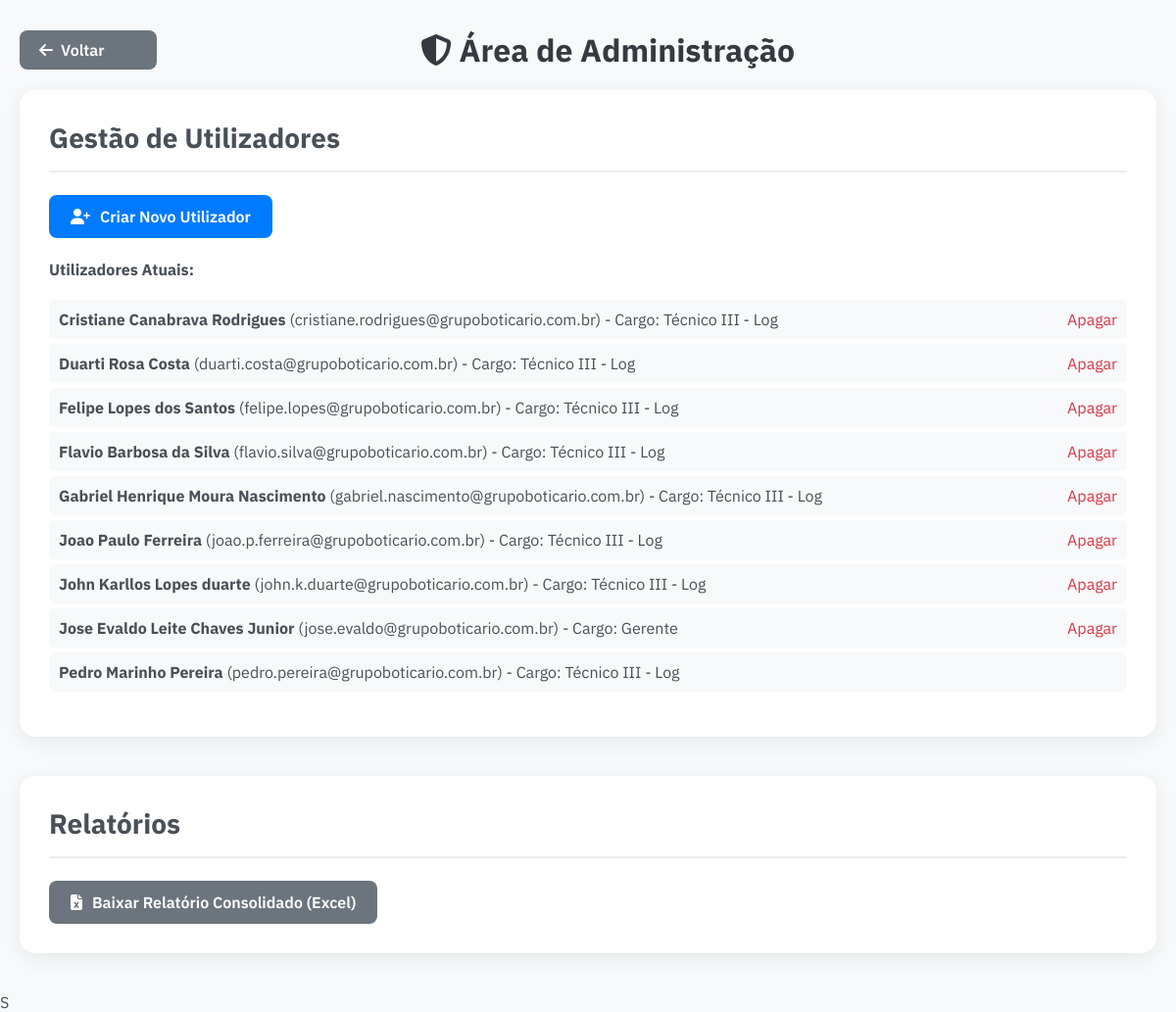
/dev (signed in), run on the app's committed database.
### app.py (models this page shows)
class User(UserMixin, db.Model):
    __tablename__ = 'users'
    id = db.Column(db.Integer, primary_key=True)
    nome = db.Column(db.String(150), nullable=False)
    email = db.Column(db.String(150), unique=True, nullable=False)
    cargo = db.Column(db.String(100))
    password = db.Column(db.String(255), nullable=False)
    force_password_reset = db.Column(db.Boolean, default=False)

### app.py (the view)
@app.route('/dev')
@login_required
@admin_required
def dev_dashboard():
    all_users = User.query.order_by(User.nome).all()
    return render_template('dev_dashboard.html', users=all_users)

### app.py (called while the page is built)
def admin_required(f):
    @wraps(f)
    def decorated_function(*args, **kwargs):
        if not current_user.is_authenticated or current_user.email != 'pedro.pereira@grupoboticario.com.br': # <--- LINHA ALTERADA
            flash("Acesso não autorizado a esta área.", "danger")
            return redirect(url_for('home'))
        return f(*args, **kwargs)
    return decorated_function

@login_manager.user_loader
def load_user(user_id):
    return User.query.get(int(user_id))

### templates/dev_dashboard.html (shortened to what this page needs)
<!DOCTYPE html>
<html lang="pt-BR">
<head>
    <link rel="stylesheet" href="{{ url_for('static', filename='css/style.css') }}">
</head>
<body>
    <div class="container">
        <div class="header-com-voltar">
            <a href="{{ url_for('dashboard_setores') }}" class="back-btn">
                <i class="fa-solid fa-arrow-left"></i> Voltar
            </a>
            <h1><i class="fa-solid fa-shield-halved"></i> Área de Administração</h1>
        </div>
        <div class="turno-section">
            <h2>Gestão de Utilizadores</h2>
            <div style="margin-bottom: 20px;">
                <a href="{{ url_for('dev_create_user') }}" class="btn-detalhamento" style="background-color: #007bff;"><i class="fa-solid fa-user-plus"></i> Criar Novo Utilizador</a>
            </div>
            <h4>Utilizadores Atuais:</h4>
            <ul style="list-style: none; padding: 0;">
                {% for user in users %}
                <li style="background: #f8f9fa; padding: 10px; border-radius: 5px; margin-bottom: 5px; display: flex; justify-content: space-between; align-items: center;">
                    <span><strong>{{ user.nome }}</strong> ({{ user.email }}) - Cargo: {{ user.cargo }}</span>
                    {% if user.id != current_user.id %}
                    <a href="{{ url_for('dev_delete_user', user_id=user.id) }}" onclick="return confirm('Tem a certeza que quer apagar este utilizador?')" style="color: #dc3545; text-decoration: none;">Apagar</a>
                    {% endif %}
                </li>
                {% endfor %}
            </ul>
        </div>
        <div class="turno-section">
            <h2>Relatórios</h2>
            <a href="{{ url_for('download_consolidado') }}" class="btn-detalhamento"><i class="fa-solid fa-file-excel"></i> Baixar Relatório Consolidado (Excel)</a>
        </div>
    </div>
</body>
</html>S

### static/css/style.css (style rules this page uses)
:root { --primary-color: #011E38; --success-color: #28a745; --warning-color: #ffc107; --danger-color: #dc3545; --light-gray: #f8f9fa; --dark-gray: #343a40; --text-color: #495057; }
body { font-family: 'IBM Plex Sans', sans-serif; background-color: var(--light-gray); color: var(--text-color); margin: 0; }
.container { max-width: 1200px; margin: 30px auto; padding: 0 20px; }
h1 { text-align: center; color: var(--dark-gray); margin-bottom: 40px; }
.header-com-voltar { display: flex; align-items: center; gap: 20px; margin-bottom: 20px; position: relative; }
.header-com-voltar h1 { margin: 0; flex-grow: 1; text-align: center; padding-right: 120px; }
.back-btn { display: inline-flex; align-items: center; gap: 8px; padding: 10px 20px; background-color: #6c757d; color: white; text-decoration: none; font-weight: 600; border-radius: 8px; transition: background-color 0.3s ease; white-space: nowrap; width: 100px; }
.btn-detalhamento { background-color: #6c757d; color: white; padding: 12px 22px; border-radius: 8px; text-decoration: none; font-weight: 600; transition: all 0.3s ease; display: inline-flex; align-items: center; gap: 10px; }
.turno-section { background-color: #fff; border-radius: 16px; padding: 30px; margin-bottom: 40px; box-shadow: 0 5px 20px rgba(0,0,0,0.07); }
.turno-section h2 { font-size: 28px; border-bottom: 2px solid #eee; padding-bottom: 15px; margin-top: 0; }

### data on the page
User: nome "Cristiane Canabrava Rodrigues", email "cristiane.rodrigues@grupoboticario.com.br", cargo "Técnico III - Log"
User: nome "Duarti Rosa Costa", email "duarti.costa@grupoboticario.com.br", cargo "Técnico III - Log"
User: nome "Felipe Lopes dos Santos", email "felipe.lopes@grupoboticario.com.br", cargo "Técnico III - Log"
User: nome "Flavio Barbosa da Silva", email "flavio.silva@grupoboticario.com.br", cargo "Técnico III - Log"
User: nome "Gabriel Henrique Moura Nascimento", email "gabriel.nascimento@grupoboticario.com.br", cargo "Técnico III - Log"
User: nome "Joao Paulo Ferreira", email "joao.p.ferreira@grupoboticario.com.br", cargo "Técnico III - Log"
User: nome "John Karllos Lopes duarte", email "john.k.duarte@grupoboticario.com.br", cargo "Técnico III - Log"
User: nome "Jose Evaldo Leite Chaves Junior", email "jose.evaldo@grupoboticario.com.br", cargo "Gerente"
User: nome "Pedro Marinho Pereira", email "pedro.pereira@grupoboticario.com.br", cargo "Técnico III - Log"
